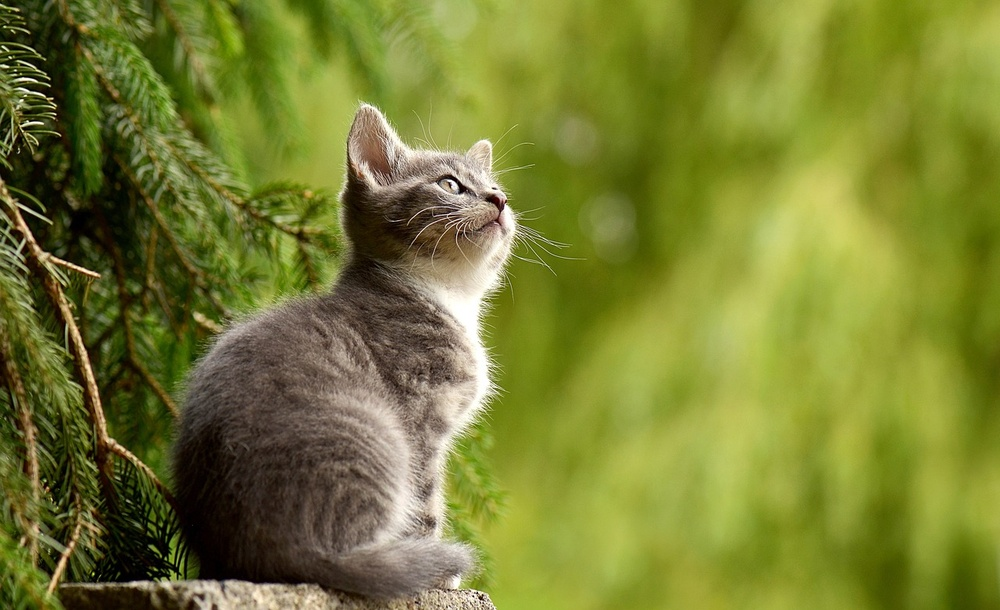
#> input picture kucing.jpg, 1000 x 610 px, shrunk from 1280 x 781 before the run
$ python 'Latihan 4.py'
#> lines starting #> are read from the running program, lines starting #| are printed output that depends on the picture
import cv2
import numpy as np
import matplotlib.pyplot as plt

def show_image(image, title='Image', cmap_type='gray'):
    plt.figure()
    plt.imshow(image, cmap=cmap_type)
    plt.title(title)
    plt.axis('off')
    plt.show()
def calculate_normalized_histogram(image):
    histogram, _ = np.histogram(image, bins=256, range=(0, 256))
    total_pixels = image.size
    normalized_histogram = histogram / total_pixels
    return normalized_histogram
image_path = 'kucing.jpg'
image = cv2.imread(image_path, cv2.IMREAD_GRAYSCALE)
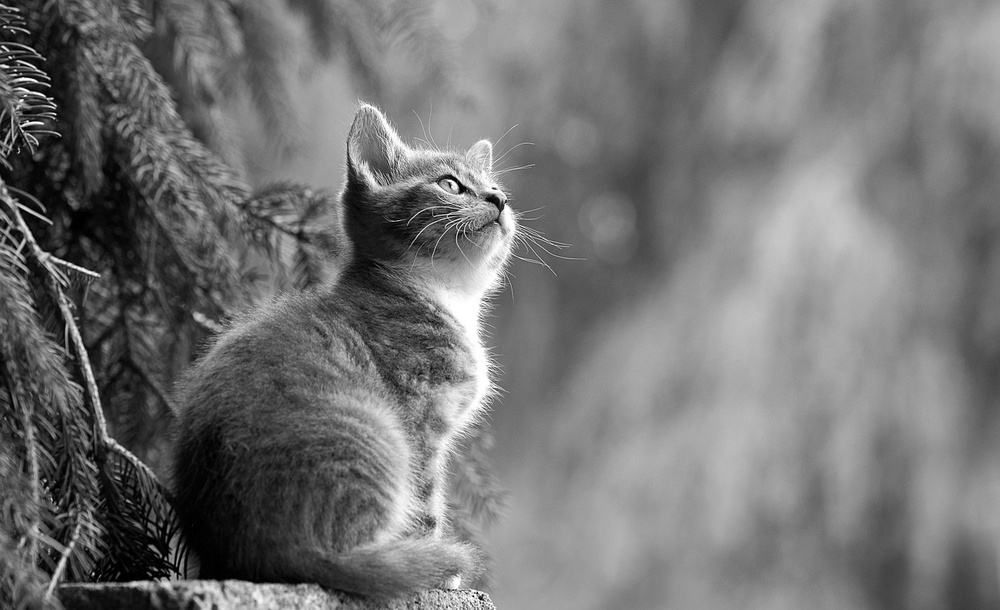
#> image: shape (610, 1000); min 0, max 255, mean 115.2
show_image(image, title='Citra Asli')
normalized_histogram = calculate_normalized_histogram(image)
#> in calculate_normalized_histogram, `histogram, _ = np.histogram(image, bins=256, range=(0, 256))`: histogram = 256 values, max 6817 at index 158, min 137 at index 245, mean 2382.8
#> in calculate_normalized_histogram, `normalized_histogram = histogram / total_pixels`: normalized_histogram = 256 values, max 0.0112 at index 158, min 0.000225 at index 245, mean 0.00391
plt.figure()
plt.bar(range(256), normalized_histogram, color="black")
plt.title("Normalisasi Histogram Citra")
plt.xlabel('Intensitas Piksel')
plt.ylabel('Distribusi Probabilitas')
plt.show()
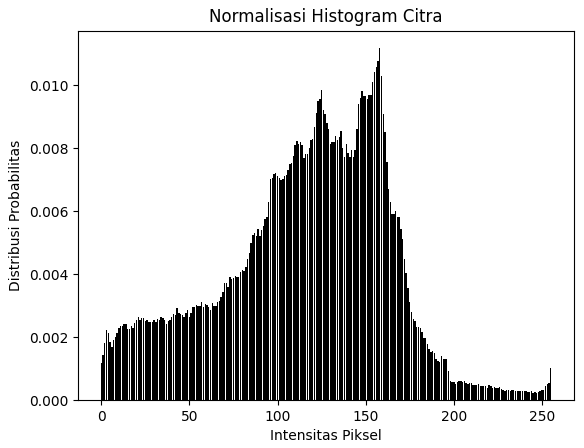
#> figure drawn by matplotlib, 1 panel; tallest bar 0.0112 high, from x = 157.6 to 158.4
